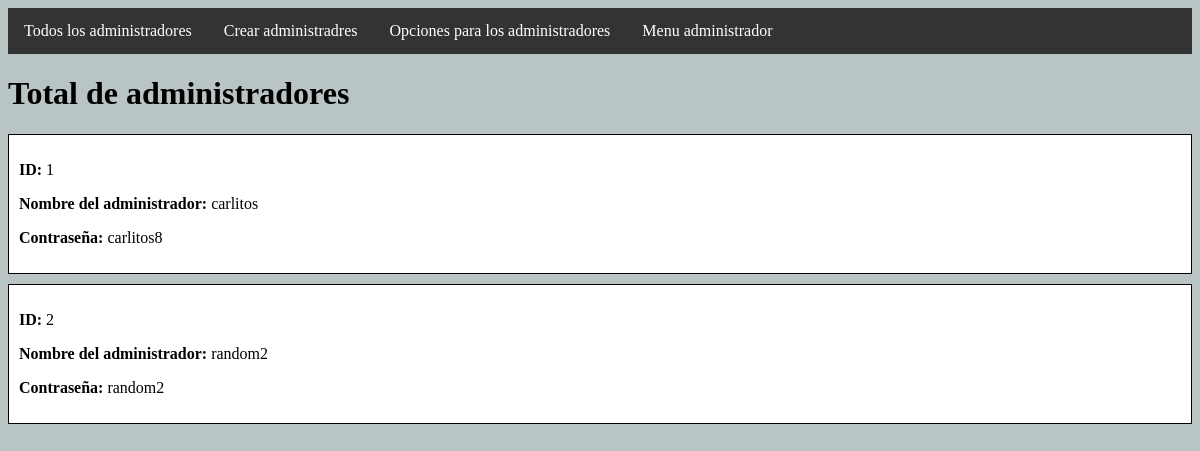
/admindjango/total_administradores/, run on an earlier commit of the app's database.
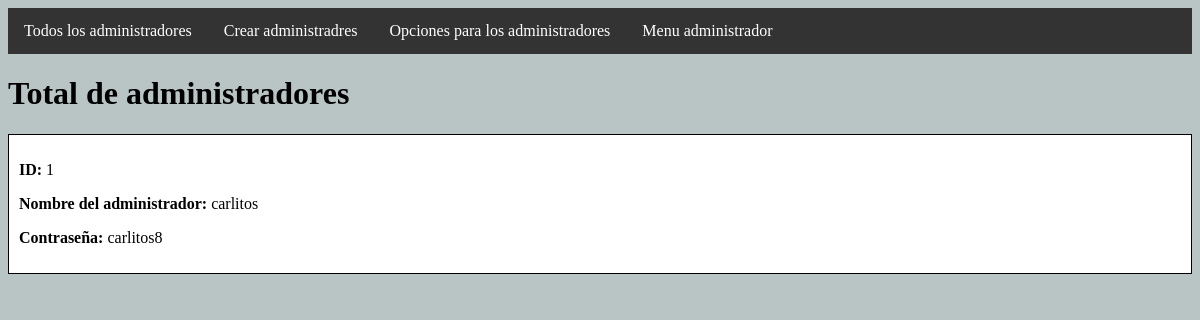
And on a later commit of the database.
### admin_botilleria/models.py (models this page shows, shortened)
class Admin_django(models.Model):
    id_admin = models.AutoField(primary_key=True)
    nombre_admin = models.CharField(max_length=40, null=False)
    contrasena_admin = models.CharField(max_length=30, null=False)

### admin_botilleria/views.py (the view)
# urls.py: path('admindjango/total_administradores/',views.total_administradores, name='total_administradores'),
def total_administradores(request):
    admin_dj = Admin_django.objects.all()
    context = {'admin_dj':admin_dj}
    return render(request, 'html/admindjango/total_administradores.html', context)

### admin_botilleria/templates/html/admindjango/total_administradores.html (shortened to what this page needs)
{% load static %}
<!DOCTYPE html>
<html lang="en">
<head>
    <link rel="stylesheet" href="{% static 'CSS/total_administradores.css' %}">
</head>
<body>
    <nav>
        <ul>
            <li><a href="{% url 'total_administradores' %}">Todos los administradores</a></li>
            <li><a href="{% url 'crear_admin' %}">Crear administradres</a></li>
            <li><a href="{% url 'admin_opc_admin' %}">Opciones para los administradores</a></li>
            <li><a href="{% url 'base_admin' %}">Menu administrador</a></li>
        </ul>
    </nav>
    <h1>Total de administradores</h1>
    {% for a in admin_dj %}
    <div class="admin-box">
        <p><strong>ID:</strong> {{ a.id_admin }}</p>
        <p><strong>Nombre del administrador:</strong> {{ a.nombre_admin }}</p>
        <p><strong>Contraseña:</strong> {{ a.contrasena_admin }}</p>
    </div>
    {% endfor %}
</body>
</html>

What changed in the data, as far as the page shows it:
removed Admin_django: id_admin "2", nombre_admin "random2", contrasena_admin "random2"
